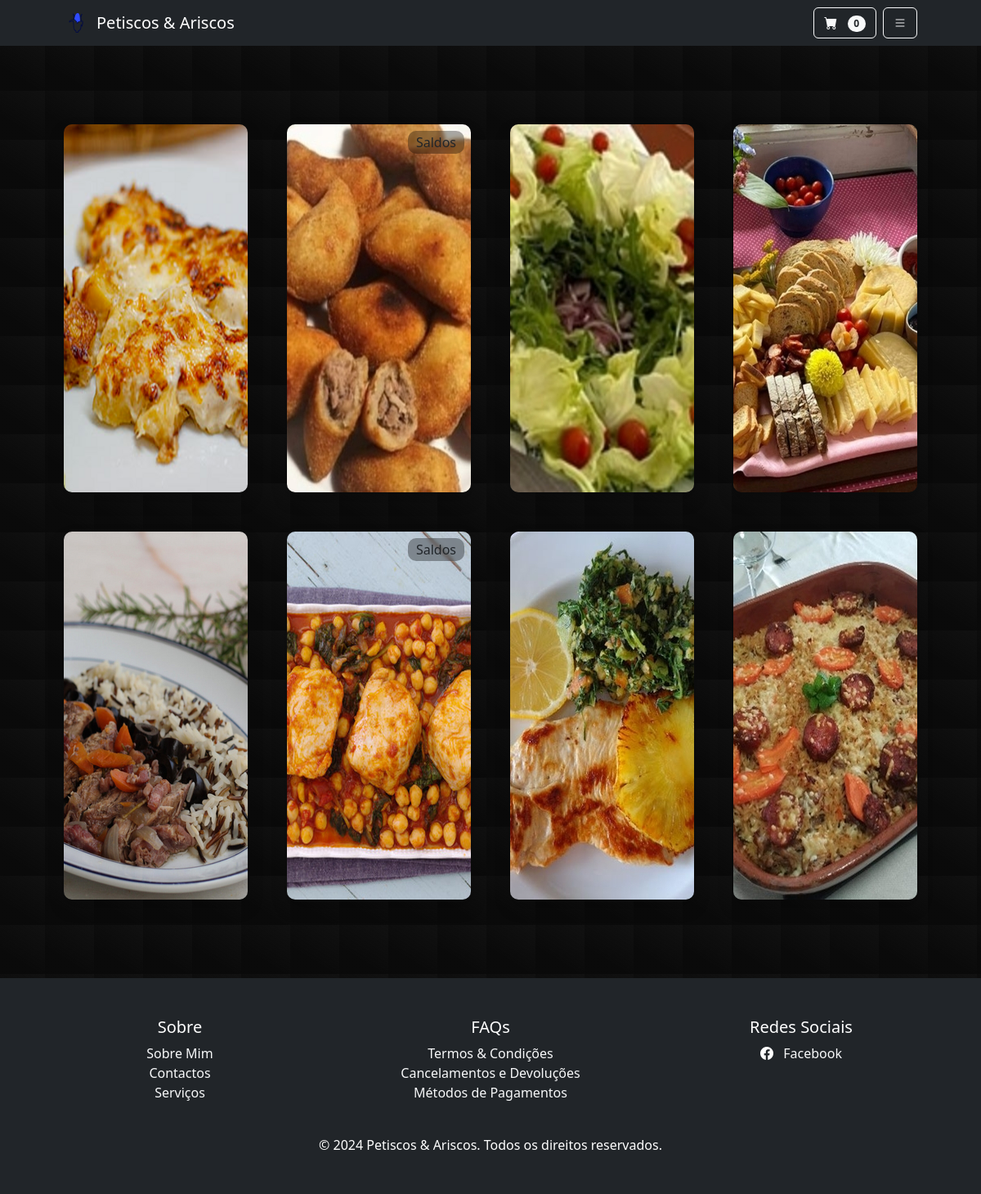
Page /testes/ on the committed database.
### loja/models.py (models this page shows, shortened)
class Product(models.Model):
	name = models.CharField(max_length=100)
	price = models.DecimalField(default=0, decimal_places=2, max_digits=6)
	category = models.ForeignKey(Category, on_delete=models.CASCADE, default=1)
	description = models.CharField(max_length=250, default='', blank=True, null=True)
	image = models.ImageField(upload_to='uploads/product/')
	is_sale = models.BooleanField(default=False)
	sale_price = models.DecimalField(default=0, decimal_places=2, max_digits=6)

### loja/views.py (the view)
# urls.py: path('testes/', views.home_testes, name='home_testes'),
def home_testes(request):
    products = Product.objects.all()[:8]  # Limitador inicial
    return render(request, 'home_testes.html', {'products': products})

### carrinho/cart.py (called while the page is built)
	def __len__(self):
		return len(self.cart)

### carrinho/context_processors.py (called while the page is built)
def cart(request):
	return {'cart': Cart(request)}

### loja/models.py (called while the page is built)
	def __str__(self):
		return self.name

### loja/templates/home_testes.html (shortened to what this page needs)
{% extends 'base.html' %}
{% load static %}
{% block content %}
    <section class="custom-pattern py-5">
        <div class="container px-4 px-lg-5 mt-5">
            <div class="row gx-4 gx-lg-5 row-cols-2 row-cols-md-3 row-cols-xl-4 justify-content-center">
                {% for product in products %}
                <div class="col mb-5 d-flex justify-content-center">
                    <div class="food-card-container">
                        <div class="food-card">
                            <div class="food-front-content">
                                <img src="{{ product.image.url }}" alt="{{ product.name }}" class="food-img">
                                {% if product.is_sale %}
                                <div class="food-badge position-absolute" style="top: 0.5rem; right: 0.5rem;">
                                    Saldos
                                </div>
                                {% endif %}
                            </div>
                        </div>
                    </div>
                </div>
                {% endfor %}
            </div>
        </div>
    </section>
{% endblock %}

### static/css/customs.css (style rules this page uses)
.custom-pattern { width: 100%; min-height: auto; background-color: #111111; background-image: linear-gradient( 32deg, rgba(8, 8, 8, 0.74) 30px, transparent ); background-size: 60px 60px; background-position: -5px -5px; background-repeat: repeat; background-attachment: local; overflow: hidden; }
.food-badge { background-color: #00000055; padding: 2px 10px; border-radius: 10px; backdrop-filter: blur(2px); width: fit-content; }
.food-card-container { width: 600px; height: 450px; position: relative; border-radius: 10px; box-shadow: 0 10px 20px rgba(0, 0, 0, 0.2); overflow: hidden; }
.food-card { width: 100%; height: 100%; border-radius: inherit; position: relative; }
.food-card .food-front-content { width: 100%; height: 100%; display: flex; align-items: center; justify-content: center; transition: all 0.6s cubic-bezier(0.23, 1, 0.320, 1); position: absolute; top: 0; left: 0; z-index: 1; }

### loja/templates/base.html (style rules this page uses)
html, body { height: 100%; margin: 0; }
body { display: flex; flex-direction: column; }

### rows in the picture
Product: image (picture)
Product: image (picture), is_sale "Saldos"
Product: image (picture)
Product: image (picture)
Product: image (picture)
Product: image (picture), is_sale "Saldos"
Product: image (picture)
Product: image (picture)

### other values in the picture
{{ cart|length }} "0"
